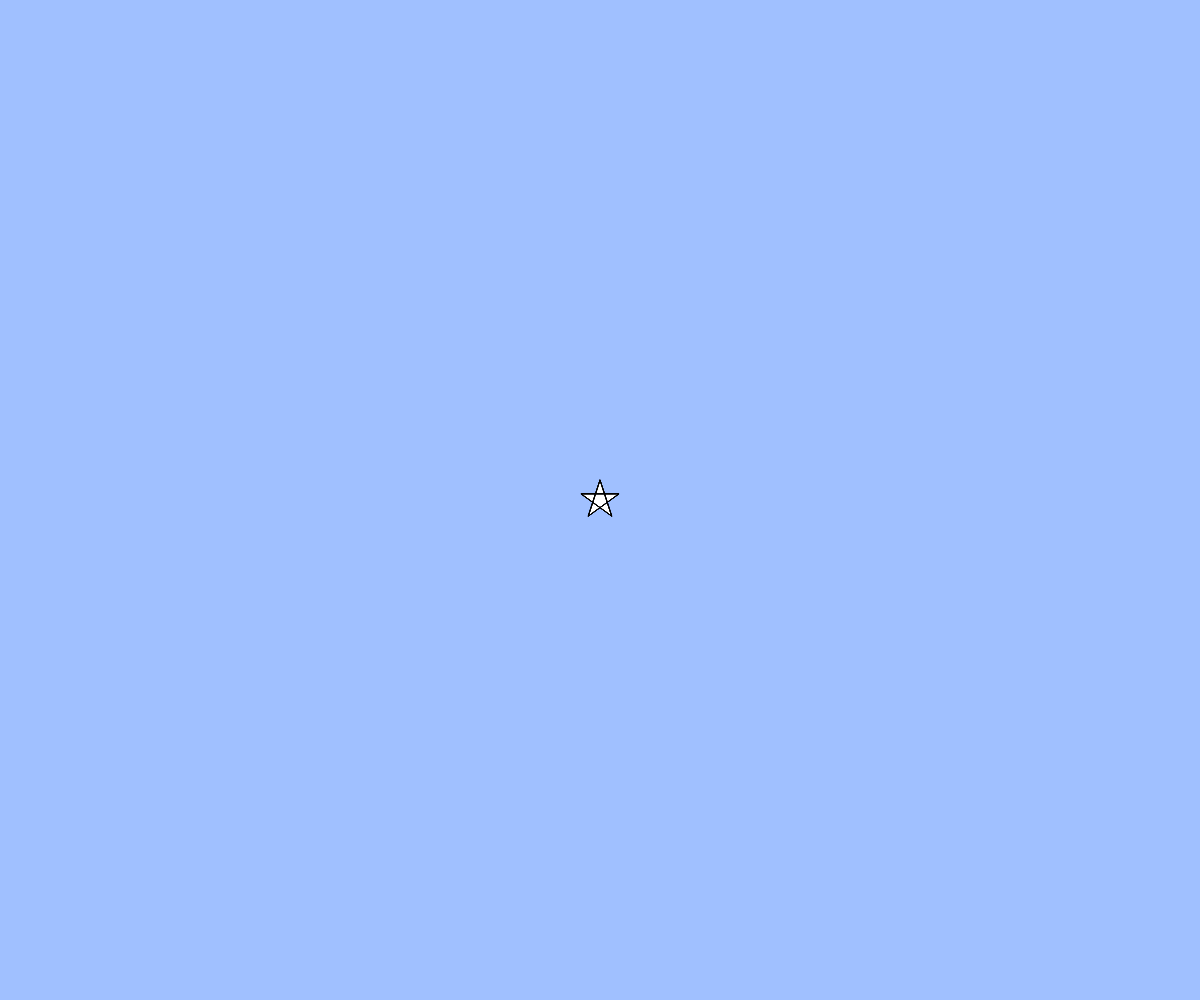
Frame 1 (no input)
Frame 60 (no input): blank canvas, image omitted
Frame 120 (the mouse pressed at the canvas centre since frame 60): blank canvas, image omitted

The p5.js sketch that drew this single still picture (run headless with seeded random() and noise() and a simulated clock; from frame 60 on, the mouse is pressed at the canvas centre):

// p5.js sketch
// ── sketch.js
// テキスト「アニメーション」
let angle, x, y, vx, vy;

function setup(){
  createCanvas(windowWidth, windowHeight);
  angle = 0;
  x = width / 2;
  y = height / 2;
  vx = 10;
  vy = 10;
 }

function draw(){
    background(160, 192, 255);
   star(x, y, 20, angle);
   x += vx;
   y -= vy;
   angle += 0.1;
  // BLANK[2] (hint: 作った star 関数を使います)
// 端の処理パターン (1) 反対側から出てくる
    if(x > width){ x = 0; }
    else if(x < 0){ x = width; }
    if(y > height){ y = 0; }
    if(y < 0){ y = height; }
  }

function star(cx, cy, r, angle){
  beginShape();
  for(var i = 0; i < 20; i++){
    var theta = TWO_PI * i * 2 / 5 - HALF_PI + angle;
    // BLANK[1] (hint: angle 分だけ星を回転させるには？)
    var x = cx + cos(theta) * r;
    var y = cy + sin(theta) * r;
    vertex(x,y);
  }
  endShape(CLOSE);
}

function windowResized(){
  resizeCanvas(windowWidth, windowHeight);
}
